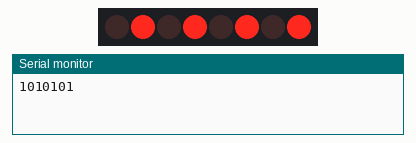
This sketch was run on a simulated Arduino Uno, built with avr-gcc and run on an emulated ATmega328P. On the bench: 8 shift-register outputs drawn as a row of LEDs (first output left, lit = HIGH), the last lines printed to the serial monitor. Wiring (inferred from the names in the program): shift register (74HC595): data pin 12; shift clock pin 9; latch pin 11. Wiring (inferred from the signals the program sends): row of LEDs: on Q0, Q1, Q2, Q3, Q4, Q5, Q6, Q7.

Above: at 0.1 s.
At 1.1 s:
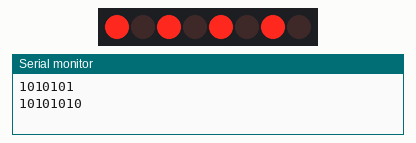
At 2.1 s:
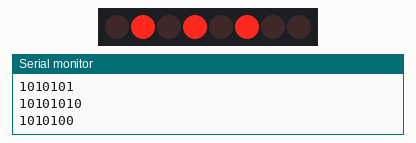
At 3.1 s:
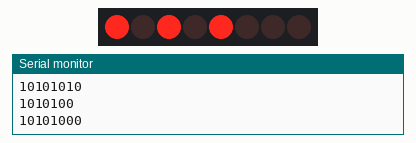
At 5.1 s:
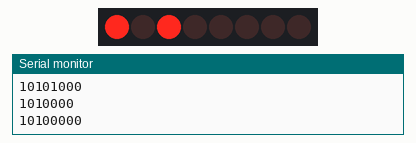
At 7.1 s:
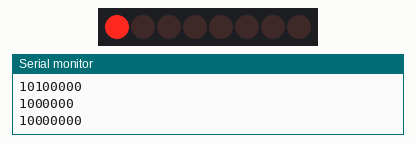
Timing chart, 0 to 9.5 s (numbered marks = the images above):
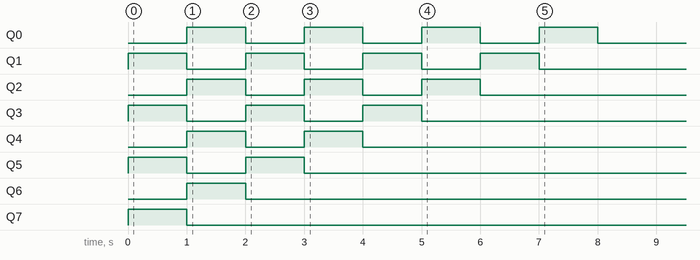

Measured:
- by itself, Q0, Q1: alternates HIGH for 1.0 s and LOW for 1.0 s, 8 changes in all, then stays LOW
- by itself, Q2, Q3: alternates HIGH for 1.0 s and LOW for 1.0 s, 6 changes in all, then stays LOW
- by itself, Q4, Q5: alternates HIGH for 1.0 s and LOW for 1.0 s, 4 changes in all, then stays LOW
- by itself, Q6: LOW → HIGH at 1.0 s, → LOW 1.0 s later
- by itself, Q7: LOW → HIGH at 0.00 s, → LOW 1.0 s later

The sketch:

Left_shift.ino
```cpp
int latchPin=11;
int clockPin=9;
int dataPin=12;
int dt=1000;

byte LED1s=0b1010101;


void setup() {
  // put your setup code here, to run once:
Serial.begin(9600);
pinMode(latchPin,OUTPUT);
pinMode(dataPin,OUTPUT);
pinMode(clockPin,OUTPUT);
}

void loop() {
  // put your main code here, to run repeatedly:
digitalWrite(latchPin,LOW);
shiftOut(dataPin,clockPin,LSBFIRST,LED1s);
digitalWrite(latchPin,HIGH);

Serial.println(LED1s,BIN);
delay(dt);
LED1s=LED1s*2;
}
```
